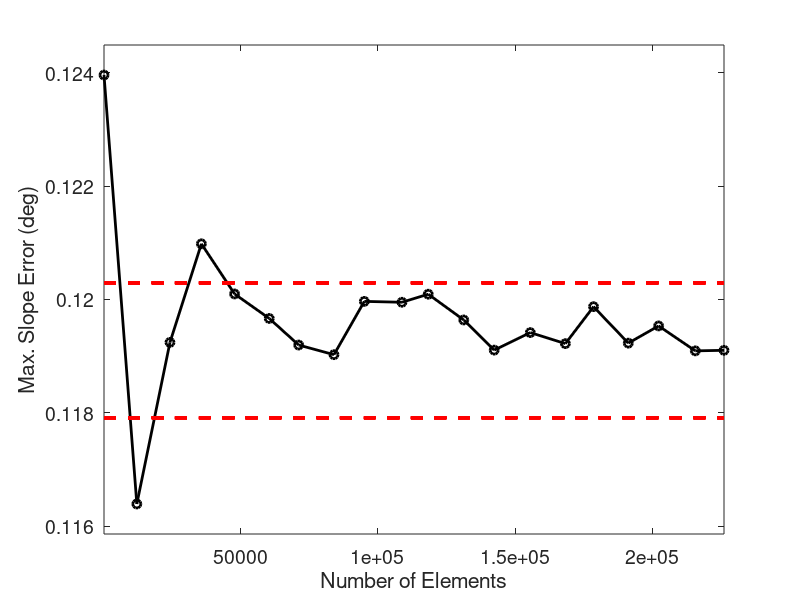
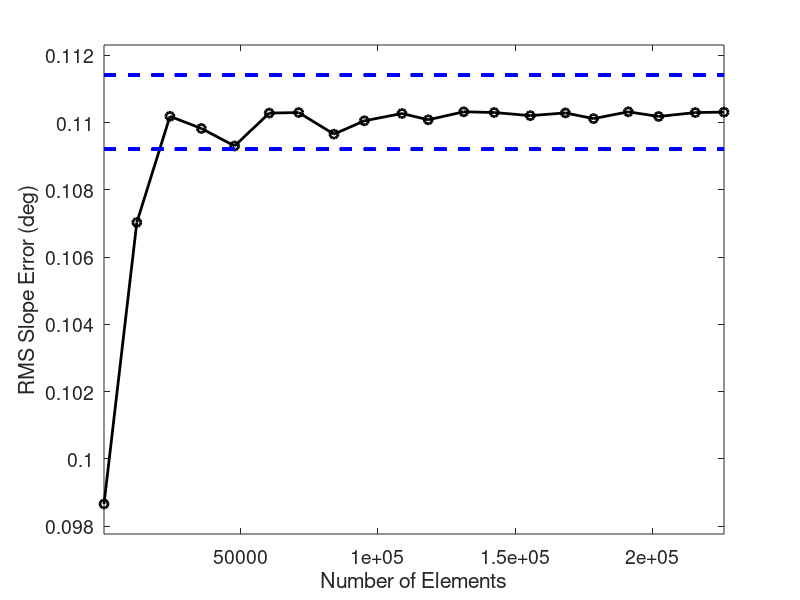
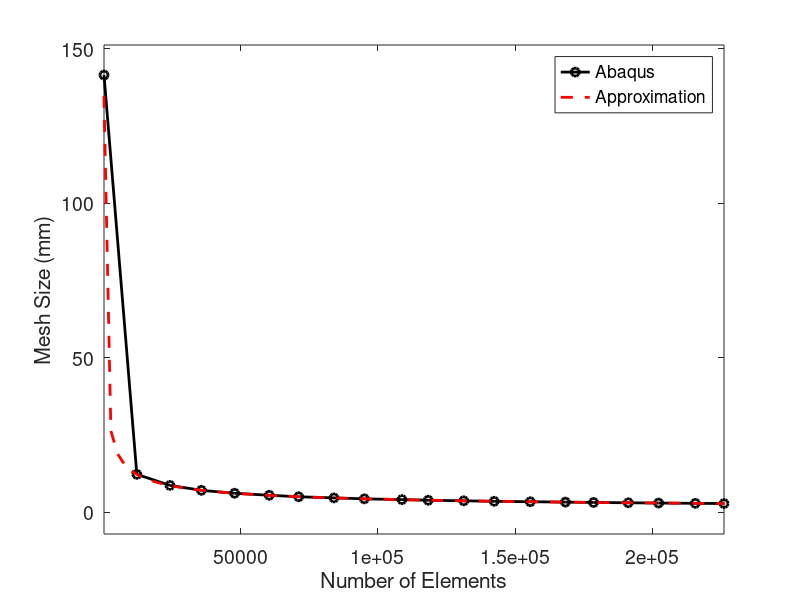

Reproduce these figures in MATLAB, in order.
clc
clear
close all

load("convergence_test.mat")

max_slope_deg = rad2deg(max_slope);
max_slope_bounds = [0.99 1.01]*max_slope_deg(end);
rms_slope_deg = rad2deg(rms_slope);
rms_slope_bounds = [0.99 1.01]*rms_slope_deg(end);
Rout = 0.5;
D = Rout*2;
N = linspace(100,250000,100);
l_approx = sqrt(pi/sqrt(3)*D^2./N);

figure; hold on; axis padded; box on;
plot(element_count,max_slope_deg,"o-","LineWidth",2,"Color","k")
plot(element_count,ones(length(element_count))*max_slope_bounds(1),...
    "--","LineWidth",2,"Color","r")
plot(element_count,ones(length(element_count))*max_slope_bounds(2),...
    "--","LineWidth",2,"Color","r")
xlim([element_count(1),element_count(end)])
xlabel("Number of Elements")
ylabel("Max. Slope Error (deg)")
set(gcf,'Units','Inches','Position',[1,1,4.5*1.3,3*1.3]);
set(gca,'FontSize',14)
hold off;

figure; hold on; axis padded; box on;
plot(element_count,rms_slope_deg,"o-","LineWidth",2,"Color","k")
plot(element_count,ones(length(element_count))*rms_slope_bounds(1),...
    "--","LineWidth",2,"Color","b")
plot(element_count,ones(length(element_count))*rms_slope_bounds(2),...
    "--","LineWidth",2,"Color","b")
xlim([element_count(1),element_count(end)])
xlabel("Number of Elements")
ylabel("RMS Slope Error (deg)")
set(gcf,'Units','Inches','Position',[1,1,4.5*1.3,3*1.3]);
set(gca,'FontSize',14)
hold off;

figure; hold on; axis padded; box on;
plot(element_count,mesh_size*1e3,"o-","LineWidth",2,"Color","k")
plot(N,l_approx*1e3,"--","LineWidth",2,"Color","r")
xlim([element_count(1),element_count(end)])
xlabel("Number of Elements")
ylabel("Mesh Size (mm)")
set(gcf,'Units','Inches','Position',[1,1,4.5*1.3,3*1.3]);
set(gca,'FontSize',14)
legend("Abaqus","Approximation")
hold off;
